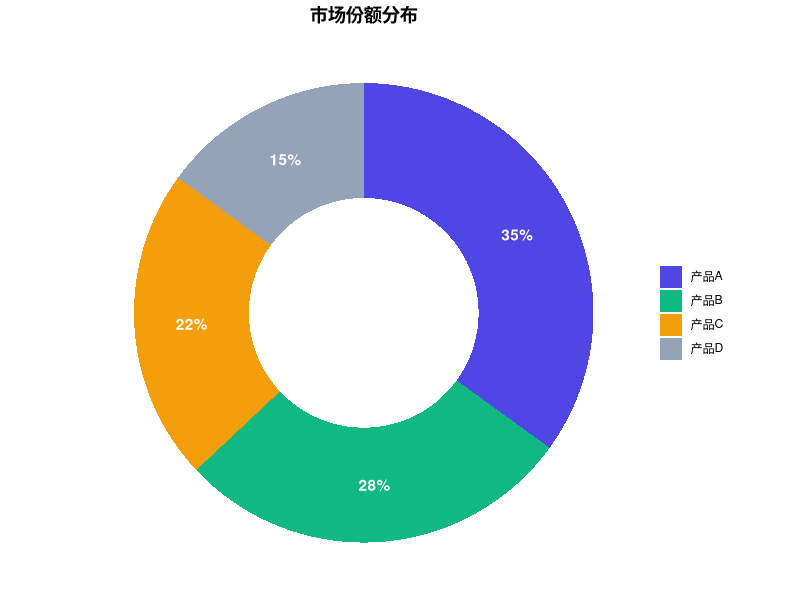
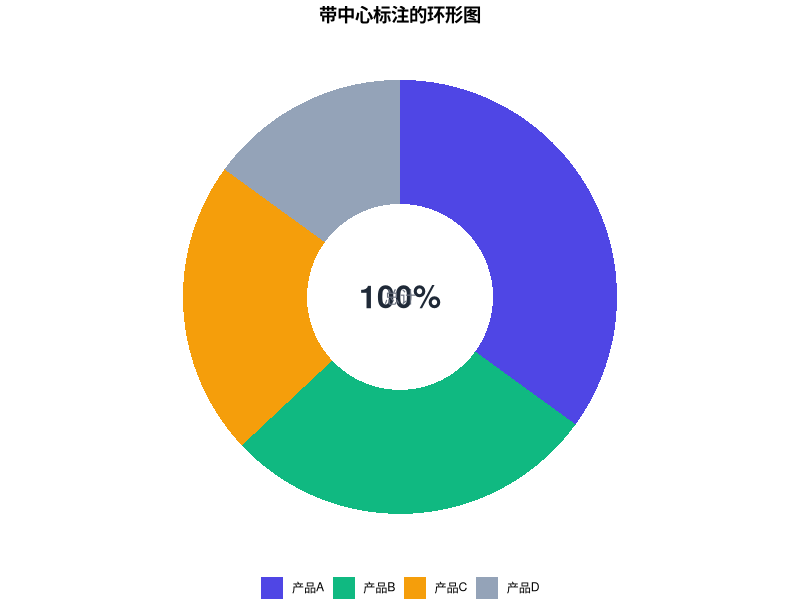
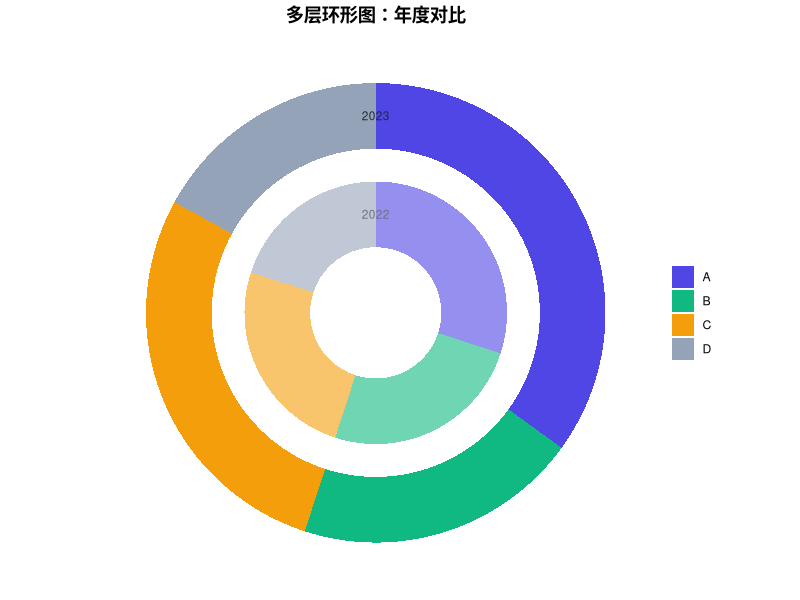

The R source for these figures, in order:
## ---- chunk 1
knitr::opts_chunk$set(echo = TRUE, warning = FALSE, message = FALSE, fig.width = 8, fig.height = 6, fig.retina = 2, out.width = "100%", dpi = 150)
## ---- chunk 2
library(ggplot2)
library(dplyr)
## ---- chunk 3
# 示例数据
data <- data.frame(
    category = c("产品A", "产品B", "产品C", "产品D"),
    value = c(35, 28, 22, 15)
)

# 计算位置
data <- data %>%
    arrange(desc(value)) %>%
    mutate(
        fraction = value / sum(value),
        ymax = cumsum(fraction),
        ymin = lag(ymax, default = 0),
        label_pos = (ymax + ymin) / 2,
        label = paste0(value, "%")
    )

ggplot(data, aes(ymax = ymax, ymin = ymin, xmax = 4, xmin = 2.5, fill = category)) +
    geom_rect() +
    geom_text(aes(x = 3.25, y = label_pos, label = label), color = "white", fontface = "bold") +
    coord_polar(theta = "y") +
    xlim(c(1, 4)) +
    scale_fill_manual(values = c("#4f46e5", "#10b981", "#f59e0b", "#94a3b8")) +
    labs(title = "市场份额分布", fill = NULL) +
    theme_void() +
    theme(plot.title = element_text(face = "bold", hjust = 0.5))
## ---- chunk 4
ggplot(data, aes(ymax = ymax, ymin = ymin, xmax = 4, xmin = 2, fill = category)) +
    geom_rect() +
    coord_polar(theta = "y") +
    xlim(c(0.5, 4)) +
    # 中心文字
    annotate("text", x = 0.5, y = 0, label = "100%", size = 8, fontface = "bold", color = "#1f2937") +
    annotate("text", x = 0.5, y = 0.15, label = "总计", size = 4, color = "#6b7280") +
    scale_fill_manual(values = c("#4f46e5", "#10b981", "#f59e0b", "#94a3b8")) +
    labs(title = "带中心标注的环形图", fill = NULL) +
    theme_void() +
    theme(
        plot.title = element_text(face = "bold", hjust = 0.5),
        legend.position = "bottom"
    )
## ---- chunk 5
# 两期数据对比
inner_data <- data.frame(
    category = c("A", "B", "C", "D"),
    value = c(30, 25, 25, 20)
) %>%
    mutate(
        fraction = value / sum(value),
        ymax = cumsum(fraction),
        ymin = lag(ymax, default = 0)
    )

outer_data <- data.frame(
    category = c("A", "B", "C", "D"),
    value = c(35, 20, 28, 17)
) %>%
    mutate(
        fraction = value / sum(value),
        ymax = cumsum(fraction),
        ymin = lag(ymax, default = 0)
    )

ggplot() +
    # 内环（2022年）
    geom_rect(data = inner_data, aes(ymax = ymax, ymin = ymin, xmax = 2.5, xmin = 1.5, fill = category), alpha = 0.6) +
    # 外环（2023年）
    geom_rect(data = outer_data, aes(ymax = ymax, ymin = ymin, xmax = 4, xmin = 3, fill = category)) +
    coord_polar(theta = "y") +
    xlim(c(0.5, 4)) +
    scale_fill_manual(values = c("#4f46e5", "#10b981", "#f59e0b", "#94a3b8")) +
    annotate("text", x = 2, y = 0, label = "2022", size = 3, color = "#6b7280") +
    annotate("text", x = 3.5, y = 0, label = "2023", size = 3, color = "#1f2937") +
    labs(title = "多层环形图：年度对比", fill = NULL) +
    theme_void() +
    theme(plot.title = element_text(face = "bold", hjust = 0.5))
